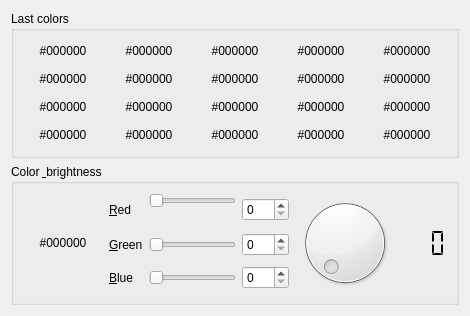
      <widget class="QWidget" name="tab">
       <attribute name="icon">
        <iconset>
         <normaloff>Images/128x128/actions/application-exit-5.png</normaloff>Images/128x128/actions/application-exit-5.png</iconset>
       </attribute>
       <attribute name="title">
        <string>Light</string>
       </attribute>
       <layout class="QGridLayout" name="gridLayout_2">
        <item row="0" column="0" colspan="2">
         <widget class="QGroupBox" name="groupBox_3">
          <property name="title">
           <string>Last colors</string>
          </property>
          <layout class="QGridLayout" name="gridLayout_5">
           <item row="1" column="1">
            <widget class="QPushButton" name="pushButton_13">
             <property name="sizePolicy">
              <sizepolicy hsizetype="Minimum" vsizetype="Preferred">
               <horstretch>0</horstretch>
               <verstretch>0</verstretch>
              </sizepolicy>
             </property>
             <property name="text">
              <string>#000000</string>
             </property>
             <property name="flat">
              <bool>true</bool>
             </property>
            </widget>
           </item>
           <item row="1" column="0">
            <widget class="QPushButton" name="pushButton_12">
             <property name="sizePolicy">
              <sizepolicy hsizetype="Minimum" vsizetype="Preferred">
               <horstretch>0</horstretch>
               <verstretch>0</verstretch>
              </sizepolicy>
             </property>
             <property name="text">
              <string>#000000</string>
             </property>
             <property name="flat">
              <bool>true</bool>
             </property>
            </widget>
           </item>
           <item row="1" column="3">
            <widget class="QPushButton" name="pushButton_14">
             <property name="sizePolicy">
              <sizepolicy hsizetype="Minimum" vsizetype="Preferred">
               <horstretch>0</horstretch>
               <verstretch>0</verstretch>
              </sizepolicy>
             </property>
             <property name="text">
              <string>#000000</string>
             </property>
             <property name="flat">
              <bool>true</bool>
             </property>
            </widget>
           </item>
           <item row="4" column="0">
            <widget class="QPushButton" name="pushButton_15">
             <property name="sizePolicy">
              <sizepolicy hsizetype="Minimum" vsizetype="Preferred">
               <horstretch>0</horstretch>
               <verstretch>0</verstretch>
              </sizepolicy>
             </property>
             <property name="text">
              <string>#000000</string>
             </property>
             <property name="flat">
              <bool>true</bool>
             </property>
            </widget>
           </item>
           <item row="4" column="3">
            <widget class="QPushButton" name="pushButton_17">
             <property name="sizePolicy">
              <sizepolicy hsizetype="Minimum" vsizetype="Preferred">
               <horstretch>0</horstretch>
               <verstretch>0</verstretch>
              </sizepolicy>
             </property>
             <property name="text">
              <string>#000000</string>
             </property>
             <property name="flat">
              <bool>true</bool>
             </property>
            </widget>
           </item>
           <item row="4" column="1">
            <widget class="QPushButton" name="pushButton_16">
             <property name="sizePolicy">
              <sizepolicy hsizetype="Minimum" vsizetype="Preferred">
               <horstretch>0</horstretch>
               <verstretch>0</verstretch>
              </sizepolicy>
             </property>
             <property name="text">
              <string>#000000</string>
             </property>
             <property name="flat">
              <bool>true</bool>
             </property>
            </widget>
           </item>
           <item row="0" column="0">
            <widget class="QPushButton" name="pushButton_2">
             <property name="sizePolicy">
              <sizepolicy hsizetype="Minimum" vsizetype="Preferred">
               <horstretch>0</horstretch>
               <verstretch>0</verstretch>
              </sizepolicy>
             </property>
             <property name="text">
              <string>#000000</string>
             </property>
             <property name="flat">
              <bool>true</bool>
             </property>
            </widget>
           </item>
           <item row="0" column="1">
            <widget class="QPushButton" name="pushButton_8">
             <property name="sizePolicy">
              <sizepolicy hsizetype="Minimum" vsizetype="Preferred">
               <horstretch>0</horstretch>
               <verstretch>0</verstretch>
              </sizepolicy>
             </property>
             <property name="text">
              <string>#000000</string>
             </property>
             <property name="flat">
              <bool>true</bool>
             </property>
            </widget>
           </item>
           <item row="0" column="3">
            <widget class="QPushButton" name="pushButton_10">
             <property name="sizePolicy">
              <sizepolicy hsizetype="Minimum" vsizetype="Preferred">
               <horstretch>0</horstretch>
               <verstretch>0</verstretch>
              </sizepolicy>
             </property>
             <property name="text">
              <string>#000000</string>
             </property>
             <property name="flat">
              <bool>true</bool>
             </property>
            </widget>
           </item>
           <item row="2" column="0">
            <widget class="QPushButton" name="pushButton_7">
             <property name="sizePolicy">
              <sizepolicy hsizetype="Minimum" vsizetype="Preferred">
               <horstretch>0</horstretch>
               <verstretch>0</verstretch>
              </sizepolicy>
             </property>
             <property name="text">
              <string>#000000</string>
             </property>
             <property name="flat">
              <bool>true</bool>
             </property>
            </widget>
           </item>
           <item row="2" column="1">
            <widget class="QPushButton" name="pushButton_9">
             <property name="sizePolicy">
              <sizepolicy hsizetype="Minimum" vsizetype="Preferred">
               <horstretch>0</horstretch>
               <verstretch>0</verstretch>
              </sizepolicy>
             </property>
             <property name="text">
              <string>#000000</string>
             </property>
             <property name="flat">
              <bool>true</bool>
             </property>
            </widget>
           </item>
           <item row="4" column="4">
            <widget class="QPushButton" name="pushButton_21">
             <property name="sizePolicy">
              <sizepolicy hsizetype="Minimum" vsizetype="Preferred">
               <horstretch>0</horstretch>
               <verstretch>0</verstretch>
              </sizepolicy>
             </property>
             <property name="text">
              <string>#000000</string>
             </property>
             <property name="flat">
              <bool>true</bool>
             </property>
            </widget>
           </item>
           <item row="1" column="4">
            <widget class="QPushButton" name="pushButton_19">
             <property name="sizePolicy">
              <sizepolicy hsizetype="Minimum" vsizetype="Preferred">
               <horstretch>0</horstretch>
               <verstretch>0</verstretch>
              </sizepolicy>
             </property>
             <property name="text">
              <string>#000000</string>
             </property>
             <property name="flat">
              <bool>true</bool>
             </property>
            </widget>
           </item>
           <item row="2" column="4">
            <widget class="QPushButton" name="pushButton_20">
             <property name="sizePolicy">
              <sizepolicy hsizetype="Minimum" vsizetype="Preferred">
               <horstretch>0</horstretch>
               <verstretch>0</verstretch>
              </sizepolicy>
             </property>
             <property name="text">
              <string>#000000</string>
             </property>
             <property name="flat">
              <bool>true</bool>
             </property>
            </widget>
           </item>
           <item row="0" column="4">
            <widget class="QPushButton" name="pushButton_18">
             <property name="sizePolicy">
              <sizepolicy hsizetype="Minimum" vsizetype="Preferred">
               <horstretch>0</horstretch>
               <verstretch>0</verstretch>
              </sizepolicy>
             </property>
             <property name="text">
              <string>#000000</string>
             </property>
             <property name="flat">
              <bool>true</bool>
             </property>
            </widget>
           </item>
           <item row="0" column="5">
            <widget class="QPushButton" name="pushButton_22">
             <property name="sizePolicy">
              <sizepolicy hsizetype="Minimum" vsizetype="Preferred">
               <horstretch>0</horstretch>
               <verstretch>0</verstretch>
              </sizepolicy>
             </property>
             <property name="text">
              <string>#000000</string>
             </property>
             <property name="flat">
              <bool>true</bool>
             </property>
            </widget>
           </item>
           <item row="1" column="5">
            <widget class="QPushButton" name="pushButton_23">
             <property name="sizePolicy">
              <sizepolicy hsizetype="Minimum" vsizetype="Preferred">
               <horstretch>0</horstretch>
               <verstretch>0</verstretch>
              </sizepolicy>
             </property>
             <property name="text">
              <string>#000000</string>
             </property>
             <property name="flat">
              <bool>true</bool>
             </property>
            </widget>
           </item>
           <item row="2" column="5">
            <widget class="QPushButton" name="pushButton_24">
             <property name="sizePolicy">
              <sizepolicy hsizetype="Minimum" vsizetype="Preferred">
               <horstretch>0</horstretch>
               <verstretch>0</verstretch>
              </sizepolicy>
             </property>
             <property name="text">
              <string>#000000</string>
             </property>
             <property name="flat">
              <bool>true</bool>
             </property>
            </widget>
           </item>
           <item row="4" column="5">
            <widget class="QPushButton" name="pushButton_25">
             <property name="sizePolicy">
              <sizepolicy hsizetype="Minimum" vsizetype="Preferred">
               <horstretch>0</horstretch>
               <verstretch>0</verstretch>
              </sizepolicy>
             </property>
             <property name="text">
              <string>#000000</string>
             </property>
             <property name="flat">
              <bool>true</bool>
             </property>
            </widget>
           </item>
           <item row="2" column="3">
            <widget class="QPushButton" name="pushButton_11">
             <property name="sizePolicy">
              <sizepolicy hsizetype="Minimum" vsizetype="Preferred">
               <horstretch>0</horstretch>
               <verstretch>0</verstretch>
              </sizepolicy>
             </property>
             <property name="text">
              <string>#000000</string>
             </property>
             <property name="flat">
              <bool>true</bool>
             </property>
            </widget>
           </item>
          </layout>
         </widget>
        </item>
        <item row="2" column="0" colspan="2">
         <widget class="QGroupBox" name="groupBox">
          <property name="enabled">
           <bool>true</bool>
          </property>
          <property name="sizePolicy">
           <sizepolicy hsizetype="Preferred" vsizetype="Fixed">
            <horstretch>0</horstretch>
            <verstretch>0</verstretch>
           </sizepolicy>
          </property>
          <property name="title">
           <string>Color &amp; brightness</string>
          </property>
          <layout class="QGridLayout" name="gridLayout_3">
           <item row="3" column="3" rowspan="2">
            <widget class="QSlider" name="horizontalSlider_3">
             <property name="maximum">
              <number>255</number>
             </property>
             <property name="value">
              <number>0</number>
             </property>
             <property name="orientation">
              <enum>Qt::Horizontal</enum>
             </property>
            </widget>
           </item>
           <item row="2" column="3">
            <widget class="QSlider" name="horizontalSlider_2">
             <property name="maximum">
              <number>255</number>
             </property>
             <property name="value">
              <number>0</number>
             </property>
             <property name="orientation">
              <enum>Qt::Horizontal</enum>
             </property>
            </widget>
           </item>
           <item row="3" column="4" rowspan="2" colspan="2">
            <widget class="QSpinBox" name="spinBox">
             <property name="wrapping">
              <bool>false</bool>
             </property>
             <property name="frame">
              <bool>true</bool>
             </property>
             <property name="readOnly">
              <bool>false</bool>
             </property>
             <property name="buttonSymbols">
              <enum>QAbstractSpinBox::UpDownArrows</enum>
             </property>
             <property name="accelerated">
              <bool>false</bool>
             </property>
             <property name="showGroupSeparator" stdset="0">
              <bool>false</bool>
             </property>
             <property name="maximum">
              <number>255</number>
             </property>
             <property name="value">
              <number>0</number>
             </property>
            </widget>
           </item>
           <item row="2" column="2">
            <widget class="QLabel" name="label_2">
             <property name="text">
              <string>&amp;Green</string>
             </property>
             <property name="buddy">
              <cstring>horizontalSlider_2</cstring>
             </property>
            </widget>
           </item>
           <item row="2" column="4" colspan="2">
            <widget class="QSpinBox" name="spinBox_2">
             <property name="wrapping">
              <bool>false</bool>
             </property>
             <property name="frame">
              <bool>true</bool>
             </property>
             <property name="readOnly">
              <bool>false</bool>
             </property>
             <property name="buttonSymbols">
              <enum>QAbstractSpinBox::UpDownArrows</enum>
             </property>
             <property name="accelerated">
              <bool>false</bool>
             </property>
             <property name="showGroupSeparator" stdset="0">
              <bool>false</bool>
             </property>
             <property name="maximum">
              <number>255</number>
             </property>
             <property name="value">
              <number>0</number>
             </property>
            </widget>
           </item>
           <item row="3" column="2" rowspan="2">
            <widget class="QLabel" name="label_3">
             <property name="text">
              <string>&amp;Blue</string>
             </property>
             <property name="buddy">
              <cstring>horizontalSlider_3</cstring>
             </property>
            </widget>
           </item>
           <item row="0" column="6" rowspan="5">
            <widget class="QDial" name="dial">
             <property name="maximum">
              <number>255</number>
             </property>
             <property name="value">
              <number>0</number>
             </property>
             <property name="sliderPosition">
              <number>0</number>
             </property>
             <property name="tracking">
              <bool>false</bool>
             </property>
             <property name="orientation">
              <enum>Qt::Horizontal</enum>
             </property>
             <property name="invertedAppearance">
              <bool>false</bool>
             </property>
             <property name="invertedControls">
              <bool>false</bool>
             </property>
             <property name="notchesVisible">
              <bool>false</bool>
             </property>
            </widget>
           </item>
           <item row="0" column="4" rowspan="2" colspan="2">
            <widget class="QSpinBox" name="spinBox_3">
             <property name="wrapping">
              <bool>false</bool>
             </property>
             <property name="frame">
              <bool>true</bool>
             </property>
             <property name="readOnly">
              <bool>false</bool>
             </property>
             <property name="buttonSymbols">
              <enum>QAbstractSpinBox::UpDownArrows</enum>
             </property>
             <property name="accelerated">
              <bool>false</bool>
             </property>
             <property name="showGroupSeparator" stdset="0">
              <bool>false</bool>
             </property>
             <property name="maximum">
              <number>255</number>
             </property>
             <property name="value">
              <number>0</number>
             </property>
            </widget>
           </item>
           <item row="0" column="2" rowspan="2">
            <widget class="QLabel" name="label">
             <property name="text">
              <string>&amp;Red</string>
             </property>
             <property name="buddy">
              <cstring>horizontalSlider</cstring>
             </property>
            </widget>
           </item>
           <item row="0" column="3">
            <widget class="QSlider" name="horizontalSlider">
             <property name="maximum">
              <number>255</number>
             </property>
             <property name="value">
              <number>0</number>
             </property>
             <property name="sliderPosition">
              <number>0</number>
             </property>
             <property name="tracking">
              <bool>true</bool>
             </property>
             <property name="orientation">
              <enum>Qt::Horizontal</enum>
             </property>
             <property name="invertedAppearance">
              <bool>false</bool>
             </property>
             <property name="invertedControls">
              <bool>false</bool>
             </property>
             <property name="tickPosition">
              <enum>QSlider::NoTicks</enum>
             </property>
             <property name="tickInterval">
              <number>0</number>
             </property>
            </widget>
           </item>
           <item row="0" column="7" rowspan="5">
            <widget class="QLCDNumber" name="lcdNumber">
             <property name="frameShape">
              <enum>QFrame::NoFrame</enum>
             </property>
             <property name="smallDecimalPoint">
              <bool>false</bool>
             </property>
             <property name="digitCount">
              <number>3</number>
             </property>
             <property name="mode">
              <enum>QLCDNumber::Dec</enum>
             </property>
             <property name="segmentStyle">
              <enum>QLCDNumber::Flat</enum>
             </property>
             <property name="value" stdset="0">
              <double>0.000000000000000</double>
             </property>
             <property name="intValue" stdset="0">
              <number>0</number>
             </property>
            </widget>
           </item>
           <item row="0" column="0" rowspan="5">
            <widget class="QPushButton" name="pushButton">
             <property name="sizePolicy">
              <sizepolicy hsizetype="Preferred" vsizetype="Preferred">
               <horstretch>0</horstretch>
               <verstretch>0</verstretch>
              </sizepolicy>
             </property>
             <property name="text">
              <string>#000000</string>
             </property>
             <property name="flat">
              <bool>true</bool>
             </property>
            </widget>
           </item>
          </layout>
         </widget>
        </item>
       </layout>
      </widget>
